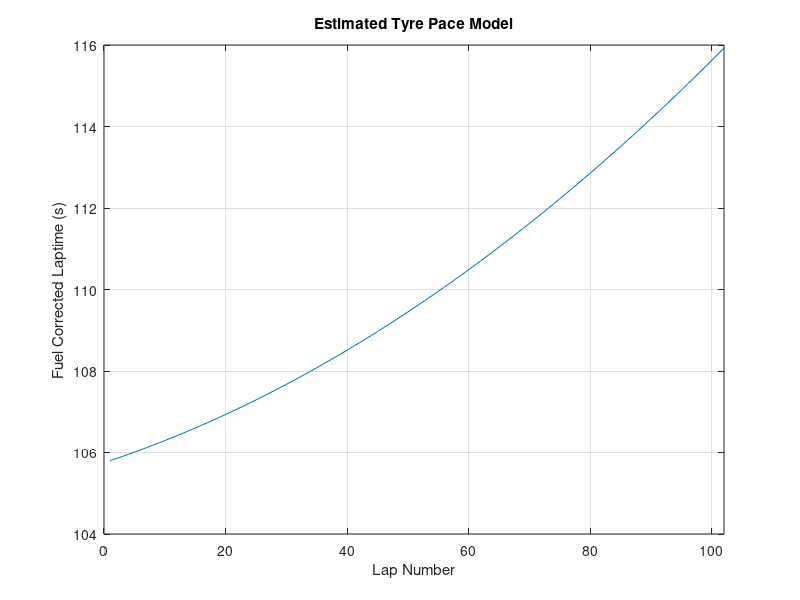
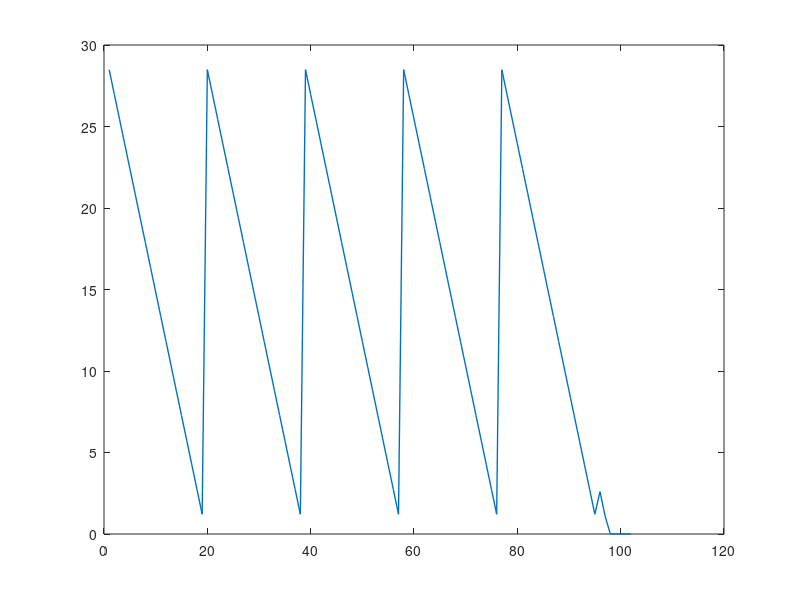

MATLAB code for these plots, in order: (Note: this script raises an error after producing the figures.)
%% Race Strategy Modelling for Mini-Endurance Races (2-3 Hours)

totalLapNumber = 102; % laps estimated for Cadwell Endurance round (3hours)
lapNumber = 1:totalLapNumber;

%% Refuelling Stops Required

fuelTankVolume = 30; % L fuel tank size
fuelDensity = 0.75; % kg/l
fuelTankMass_kg = fuelTankVolume .* fuelDensity;  % kg
engineConsumption = 29; % kg/h

raceDuration = 3; % hours
raceDuration_sec = raceDuration*60*60; % seconds

totalFuelRequired_kg = engineConsumption * raceDuration; % kg
totalFuelRequired_l = totalFuelRequired_kg / fuelDensity; % litres

refuelsRequired = totalFuelRequired_l / fuelTankVolume;

%% Fuel-Burn Laptime Correction

initialLaptime = 105.8;   %seconds

timePerKg = 0.035;   % seconds of laptime gain per kg fuel used
fuelBurnPerLap_kg = (totalFuelRequired_l / raceDuration_sec) .* initialLaptime; % kg/lap Fuel burn per lap approximation
fuelBurnPerLap_l = fuelBurnPerLap_kg / fuelDensity; % litres

fuelCorrectionFactor = fuelBurnPerLap_kg .* timePerKg;  % seconds/lap

fuelLapCorrections = fuelCorrectionFactor .* (lapNumber-1);

threeQuarterTankBurnTime_sec = (0.75*fuelTankVolume) / ((engineConsumption/fuelDensity))*(60*60); % seconds to burn full tank of fuel

%% Tyre Wear Forecast

tyreWearFactor = linspace(0.09,0.14,totalLapNumber);  %seconds

tyreAge = 1:totalLapNumber; %laps

%% Laptime Forecast

tyreDegModelLaptime = initialLaptime + (tyreWearFactor .* (tyreAge-1)) - fuelLapCorrections(lapNumber);

%% Pitstop Duration

refuelRate = 3; %L/s
fullTankFillTime = fuelTankVolume/refuelRate; %time for full refuel while stationary from empty

tyreChangeTime = 40; %s time cost while stationary changing tyres

pitLaneTime = 15; %s time cost in driving through pits

%% Plot Laptime Progression due to Tyre Wear and Fuel Burn

% Visualising the laptime dropoff under the assumption of no pitstops,
% refuelling or tyre changes.

plot(lapNumber,tyreDegModelLaptime)
xlabel("Lap Number")
ylabel("Fuel Corrected Laptime (s)")
xlim([0 totalLapNumber])
% ylim([initialLaptime max(predictedLaptime)])
title("Estimated Tyre Pace Model")
grid on

%% Monitor Fuel Remaining in Tank

% fuelRemaining_l = fuelTankVolume - (fuelBurnPerLap_kg / fuelDensity) .* lapNumber;

% If fuel remaining in tank < fuel required to complete a lap: pitstop
% (refuelling)
% If pitstop (refuelling only), then laptime for that lap is + refuel time and pitlane time.
% If pitstop (refuelling+tyres), then laptime for that lap is + tyre change time and pitlane time.

lapTime = zeros(1,totalLapNumber);

fuelRemaining_l = zeros(1,totalLapNumber);
numberOfPitstops = 0;
finalRefuel = 0;

for i = 1:totalLapNumber
    if i == 1
        fuelRemaining_l(i) = fuelTankVolume - fuelBurnPerLap_l;
    elseif i~=1 && fuelRemaining_l(i-1) >= fuelBurnPerLap_l
        fuelRemaining_l(i) = fuelRemaining_l(i-1) - fuelBurnPerLap_l;
    end
    lapTime(i) = lapTime (i) + initialLaptime + (tyreWearFactor(i) .* (tyreAge(i)-1)) - ((fuelTankVolume - fuelRemaining_l(i)) .* fuelDensity .* timePerKg);
    raceTimeRemaining = raceDuration_sec - cumsum(lapTime);
    if fuelRemaining_l(i) < fuelBurnPerLap_l
        if (raceTimeRemaining(i) >= threeQuarterTankBurnTime_sec) & (i ~= totalLapNumber)
            numberOfPitstops = numberOfPitstops + 1;
            fuelRemaining_l(i+1) = fuelTankVolume - fuelBurnPerLap_l;
            lapTime(i+1) = pitLaneTime + (fuelTankVolume-fuelRemaining_l(i))/refuelRate;
        elseif (raceTimeRemaining(i) < threeQuarterTankBurnTime_sec) & (finalRefuel ~= 1)
            % Only fill to required amount to finish the race
            finalRefuel = 1;
            numberOfPitstops = numberOfPitstops + 1;
            finalStintFuelVolume = ((engineConsumption/fuelDensity)/(60*60)) .* raceTimeRemaining(i-2);
            fuelRemaining_l(i+1) = finalStintFuelVolume - fuelBurnPerLap_l;
            lapTime(i+1) = pitLaneTime + (finalStintFuelVolume-fuelRemaining_l(i))/refuelRate;
        end
    end
end

%% Sum Laptimes to Find Actual Laps Completed in Race Duration

cumulativeRaceTime = cumsum(lapTime);
lapsComplete = 0;

for i = 1:length(cumulativeRaceTime)
    if lapsComplete == 0
        if cumulativeRaceTime(i) > raceDuration_sec
            lapsComplete = i;
        end
    end
end

%% Plot Fuel Level

figure(2)
plot(lapNumber, fuelRemaining_l,"LineWidth",1)
hold on
xline(lapsComplete,"LineWidth",1)
xlabel('Lap Number')
ylabel('Fuel Remaining in Tank (Litres)')
xlim([1,totalLapNumber])
title('Full Race Distance Fuel Quantity')
grid on
hold off

%% Plot Laptimes

figure(3)
plot(lapNumber, lapTime,"LineWidth",1)
hold on
xline(lapsComplete,"LineWidth",1)
xlabel('Lap Number')
ylabel('Laptimes (s)')
xlim([1,totalLapNumber])
xticks(0:5:105)
%yticks(105:2.5:120)
title('Full Race Laptimes')
grid on
hold off

%% Gapper Plot with Calcs to Reference Average Laptime

lapTimesCompleted = lapTime(1:lapsComplete);
isoAvgLapTime = cumulativeRaceTime(lapsComplete)/lapsComplete;

isoPace = cumsum(ones(1, length(lapTimesCompleted)) .* isoAvgLapTime);
isoPaceDelta = cumulativeRaceTime(1:lapsComplete) - isoPace;

figure(4)
plot(1:lapsComplete,isoPaceDelta,"LineWidth",1)
title('Endurance Race Laptime Delta to Reference Average Laptime')
xlabel('Lap Number')
ylabel('Delta to Average (s)')
grid on
xlim([1,lapsComplete])
